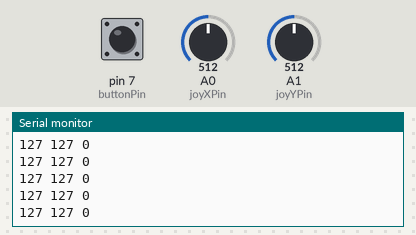
This sketch was run on a simulated Arduino Uno, built with avr-gcc and run on an emulated ATmega328P. On the bench: the last lines printed to the serial monitor. Inputs (shaded band) come from the test bench; at power-on: A0 (joyXPin) = 512, A1 (joyYPin) = 512, pin 7 (buttonPin) HIGH.

Above: at 1.2 s.
1.3 s: A0 (joyXPin) set to 716
At 2.1 s:
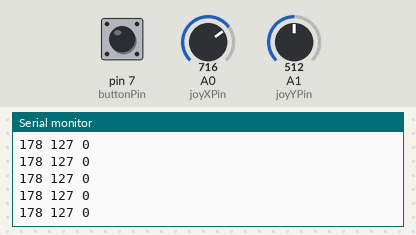
2.8 s: A1 (joyYPin) set to 716
At 3.7 s:
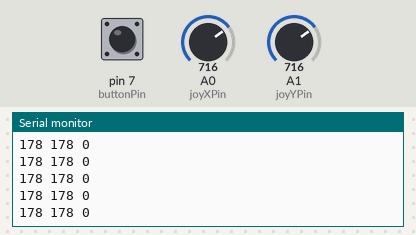
4.3 s: A1 (joyYPin) set to 0
At 5.1 s:
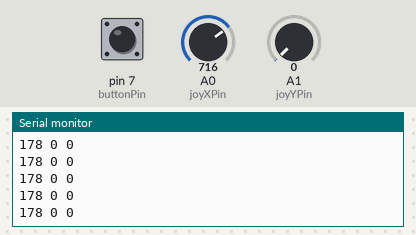
7.3 s: pin 7 (buttonPin) pulled LOW for 0.15 s
8.9 s: A0 (joyXPin) set to 900
At 9.5 s:
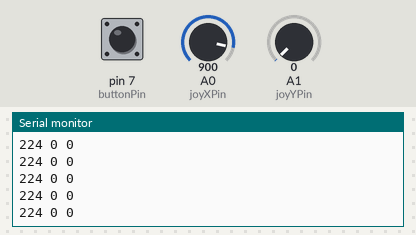
10.4 s: pin 7 (buttonPin) pulled LOW for 1 s
At 11.4 s:
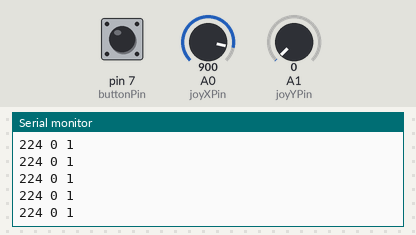
Timing chart, 0 to 13.4 s (numbered marks = the images above; inputs shaded):
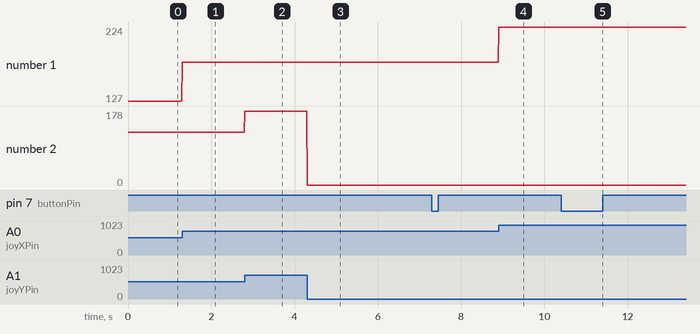

Measured:
- after the input at 1.3 s, the serial monitor: prints a new line at once (image 1)
- after the input at 2.8 s, the serial monitor: prints a new line at once (image 2)
- after the input at 4.3 s, the serial monitor: prints a new line at once (image 3)
- after the input at 8.9 s, the serial monitor: prints a new line at once (image 4)
- after the input at 10.4 s, the serial monitor: prints a new line at once (image 5)
- plotted number 1: 127 → 178 after the input at 1.3 s, 178 → 224 after the input at 8.9 s

The sketch:

Controller_Arduino.ino
```cpp
#define joyXPin A0
#define joyYPin A1
#define buttonPin 7

int joyXValue = 0;
int joyYValue = 0;
int lastButtonState = 0;

void setup() {
  Serial.begin(115200);
  pinMode(buttonPin, INPUT_PULLUP);
}

void loop() {
  joyXValue = analogRead(joyXPin);
  joyXValue = map(joyXValue, 0, 1023, 0, 255);
  joyYValue = analogRead(joyYPin);
  joyYValue = map(joyYValue, 0, 1023, 0, 255);
  int currentButtonState = !digitalRead(buttonPin);
  if (currentButtonState != lastButtonState){
    lastButtonState = currentButtonState;
  }


  Serial.print(joyXValue);
  Serial.print(' ');
  Serial.print(joyYValue);
  Serial.print(' ');
  Serial.println(currentButtonState);

  delay(10);
}
```
